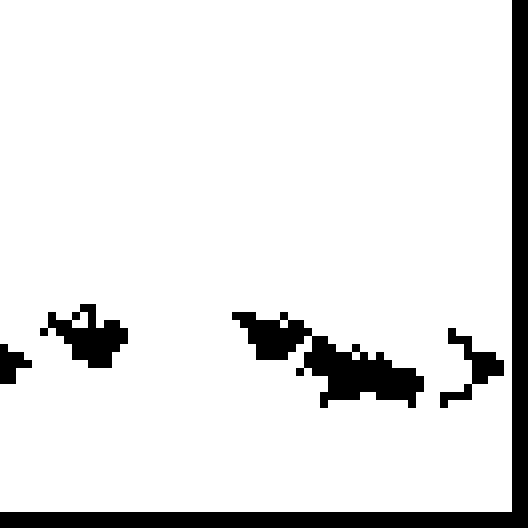
%> input picture recreated/Frame 0001.png, 528 x 528 px
$ octave testIntraPrediction.m   (GNU Octave 9; MATLAB toolbox functions it lacks are replaced by stand-ins)
%> lines starting %> are read from the running program, lines starting %| are printed output that depends on the picture; in (x1, y1, x2, y2) boxes, pixels count from 0 and x2, y2 are one past the last pixel; in counts of white or black regions, pixels touching at a corner belong together; the program's own positions count from 1
close all;
clear;
clc;

frameI = imread('./grayscale/Frame 0001.png');
%> frameI is the input picture: size 528x528 uint8; values 0 (black) and 1 (white), 89.7% white; 5 black regions, box (x1, y1, x2, y2) and area: (0, 0, 528, 528) 16640, (232, 312, 424, 408) 7040, (40, 304, 128, 368) 2752, (440, 328, 504, 408) 1600, (0, 344, 32, 384) 768
frameI = imresize(frameI, [512, 512]);
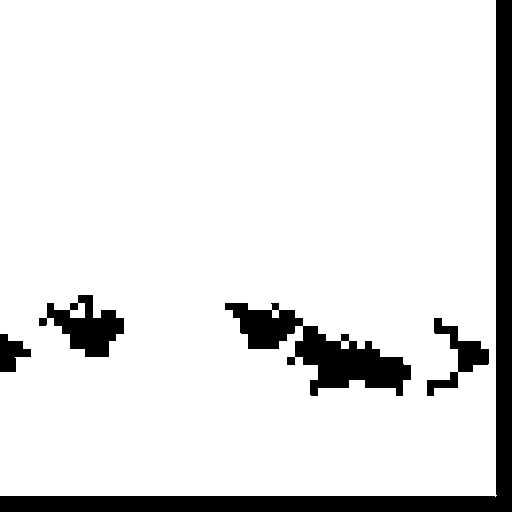
%> frameI: size 512x512 uint8; values 0 (black) and 1 (white), 89.5% white; 5 black regions, box (x1, y1, x2, y2) and area: (0, 0, 512, 512) 16126, (225, 303, 411, 396) 6614, (39, 295, 124, 357) 2594, (427, 318, 489, 396) 1527, (0, 334, 31, 372) 727

A=8;
B=8;
N=8;
W=2*N;
curPaddedImage = double(padarray(frameI, [W/2, W/2], 'replicate'));
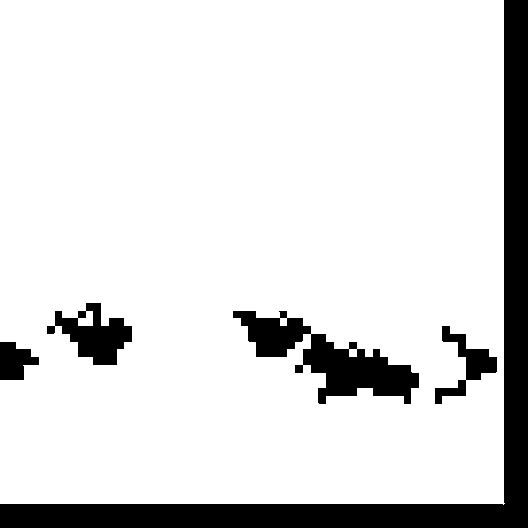
%> curPaddedImage: size 528x528 double; values 0 (black) and 1 (white), 86.9% white; 5 black regions, box (x1, y1, x2, y2) and area: (0, 0, 528, 528) 24766, (233, 311, 419, 404) 6614, (47, 303, 132, 365) 2594, (435, 326, 497, 404) 1527, (0, 342, 39, 380) 1031

[imX, imY] = size(frameI);
%> imX = 512; imY = 512

%> (the run ends here)
